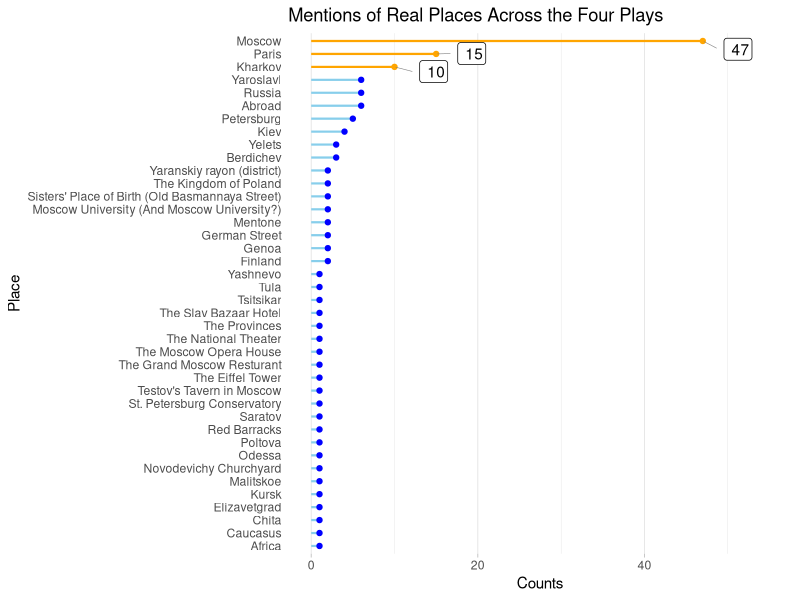
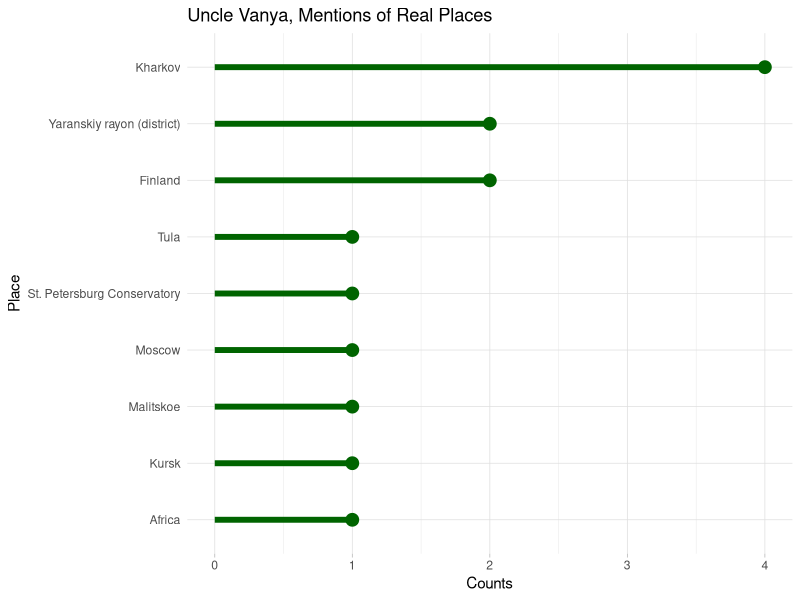
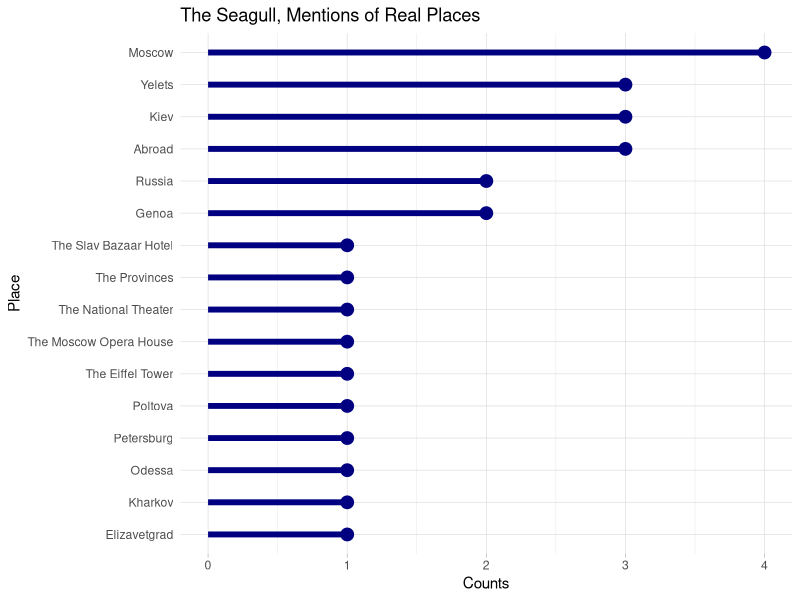
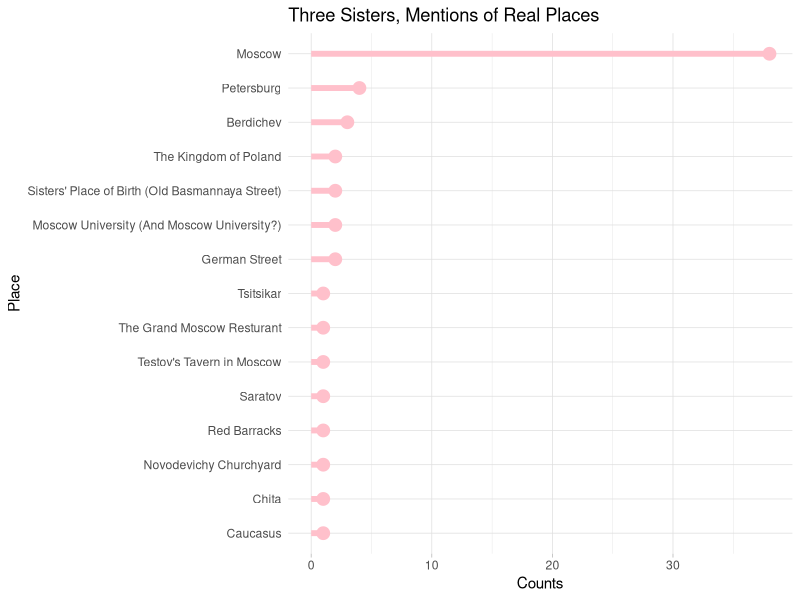
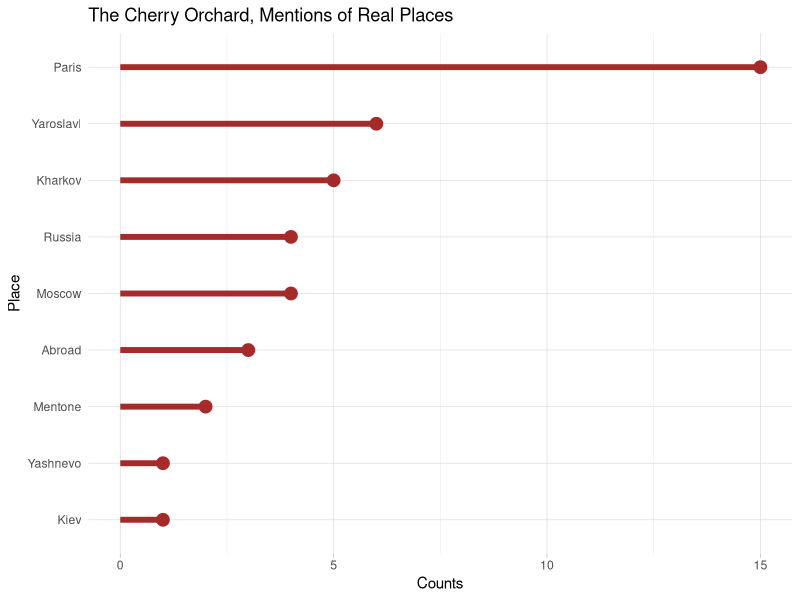
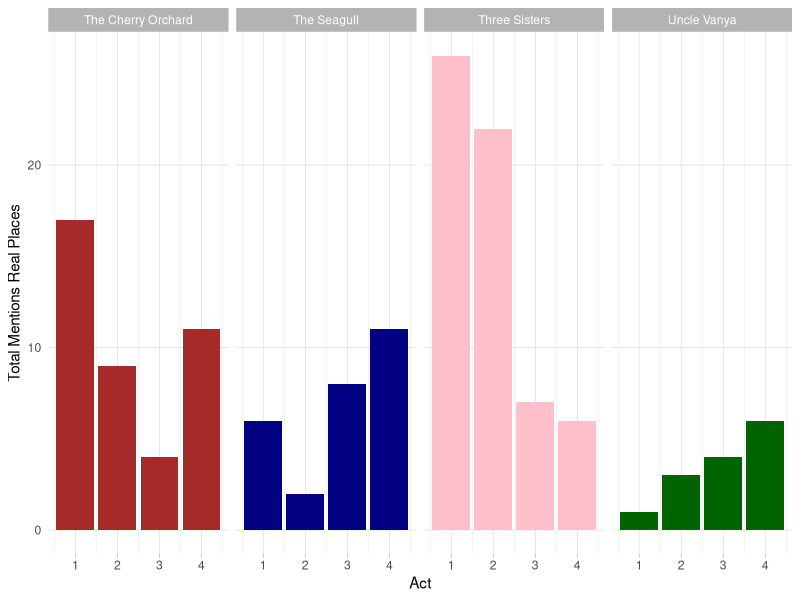

These charts were generated, in order, by the following R code:
## ---- chunk 1
knitr::opts_chunk$set(echo = FALSE, error = FALSE, message = FALSE, warning = FALSE)

# Load libraries
library(tidyverse)
library(ggplot2)
library(readr)
library(stringr)
library(scales)
library(knitr)
library(kableExtra)
library(ggrepel)
## ---- chunk 2

# Load data

counts_real <- read_csv("counts_real_places.csv") %>%
  mutate(period = case_when(
    act == "Act I" ~ 1,
    act == "Act II" ~ 2,
    act == "Act III" ~ 3,
    act == "Act IV" ~ 4
  ))

## ---- chunk 3

# Summarize data across the four plays

counts_total <- counts_real %>%
  group_by(object) %>%
  summarise(total = sum(mentions)) %>%
  ungroup() 

# Reorder

counts_total <-counts_total[order(counts_total$total), ] 
counts_total$object <- factor(counts_total$object, levels = counts_total$object)

# Graph

counts_total %>%
  ggplot(aes(x = reorder(object, -total), y = total, label = total)) +
  geom_segment(aes(x = object, 
                   xend = object,
                   y = 0,
                   yend = total),
                   color = ifelse(counts_total$object %in% 
                                c("Moscow","Kharkov", "Paris"), "orange", "skyblue"),
                   size = .75) +
  geom_point(color = ifelse(counts_total$object %in% 
                              c("Moscow","Kharkov", "Paris"), "orange", "blue")) + 
  geom_label_repel(data = subset(counts_total, total > 9),
                   segment.size  = 0.2,
                   segment.color = "grey50",
                   nudge_y       = 5,
                  # direction     = "x",
                   hjust = 1) + 
  labs(title = "Mentions of Real Places Across the Four Plays") + 
  xlab("Place") +
  ylab("Counts") +
  theme_light() +
  ylim(0,55) +
  coord_flip() +
  theme(
    panel.grid.major.y = element_blank(),
    panel.border = element_blank(),
    axis.ticks.y = element_blank()) 

## ---- chunk 4
#Uncle Vanya 

counts_real_vanya<- counts_real %>%
  filter(play == "Uncle Vanya") %>%
  group_by(object) %>%
  summarize(total = sum(mentions)) %>%
  ungroup()

# Reorder

counts_real_vanya <-counts_real_vanya[order(counts_real_vanya$total), ] 
counts_real_vanya$object <- factor(counts_real_vanya$object, levels = counts_real_vanya$object)

counts_real_vanya %>%
  ggplot(aes(x = reorder(object, -total), y = total)) + 
  geom_segment(aes(x = object, 
                   xend = object,
                   y = 0,
                   yend = total),
               color = "darkgreen",
               size = 2) +
  geom_point(color = "darkgreen", size = 4) + 
  xlab("Place") +
  ylab("Counts") + 
  labs(title = "Uncle Vanya, Mentions of Real Places") +
  ylim(0,4) +
  theme_light() +
  coord_flip() + 
  theme(
    panel.grid.minor.y = element_blank(),
    panel.border = element_blank(),
    axis.ticks.y = element_blank())
  

## ---- chunk 5

v_1 <- counts_real %>%
  filter(play == "Uncle Vanya", act == "Act I") %>%
  select(-period, -play)
  

v_2 <- counts_real %>%
  filter(play == "Uncle Vanya", act == "Act II") %>%
  select(-period, -play)

v_3 <- counts_real %>% 
  filter(play == "Uncle Vanya", act == "Act III") %>%
  select(-period, -play)

v_4 <- counts_real %>%
  filter(play == "Uncle Vanya", act == "Act IV") %>%
  select(-period, -play)
  

rbind(v_1,v_2,v_3,v_4) %>%
  select(-act) %>%
  kable(col.names = 
          c("Place", "Mentions"),
            caption = "Place Mentions by Act, Uncle Vanya") %>%
  kable_styling(bootstrap_options = c("striped", "condensed")) %>%
  group_rows("Act I", 1,1) %>%
  group_rows("Act II", 2, 4) %>%
  group_rows("Act III", 5,7) %>%
  group_rows("Act IV", 8,11)


 

## ---- chunk 6

#Seagull

counts_real_gull<- counts_real %>%
  filter(play == "The Seagull") %>%
  group_by(object) %>%
  summarize(total = sum(mentions)) %>%
  ungroup()

# Reorder

counts_real_gull <-counts_real_gull[order(counts_real_gull$total), ] 
counts_real_gull$object <- factor(counts_real_gull$object, levels = counts_real_gull$object)

counts_real_gull %>%
  ggplot(aes(x = reorder(object, -total), y = total)) + 
  geom_segment(aes(x = object, 
                   xend = object,
                   y = 0,
                   yend = total),
               color = "navy",
               size = 2) +
  geom_point(color = "navy", size = 4) + 
  xlab("Place") +
  ylab("Counts") + 
  labs(title = "The Seagull, Mentions of Real Places") +
  #ylim(0,4) +
  theme_light() +
  coord_flip() + 
  theme(
    panel.grid.minor.y = element_blank(),
    panel.border = element_blank(),
    axis.ticks.y = element_blank())

## ---- chunk 7

gull_1 <- counts_real %>%
  filter(play == "The Seagull", act == "Act I") %>%
  select(-period, -play)
  

gull_2 <- counts_real %>%
  filter(play == "The Seagull", act == "Act II") %>%
  select(-period, -play)

gull_3 <- counts_real %>% 
  filter(play == "The Seagull", act == "Act III") %>%
  select(-period, -play)

gull_4 <- counts_real %>%
  filter(play == "The Seagull", act == "Act IV") %>%
  select(-period, -play)
  

rbind(gull_1,gull_2,gull_3,gull_4) %>%
  select(-act) %>%
  kable(col.names = 
          c("Place", "Mentions"),
            caption = "Place Mentions by Act, The Seagull") %>%
  kable_styling(bootstrap_options = c("striped", "condensed")) %>%
  group_rows("Act I", 1,5) %>%
  group_rows("Act II", 6, 7) %>%
  group_rows("Act III", 8,14) %>%
  group_rows("Act IV", 15,21)

## ---- chunk 8

#Sisters

counts_real_sis<- counts_real %>%
  filter(play == "Three Sisters") %>%
  group_by(object) %>%
  summarize(total = sum(mentions)) %>%
  ungroup()

# Reorder

counts_real_sis <-counts_real_sis[order(counts_real_sis$total), ] 
counts_real_sis$object <- factor(counts_real_sis$object, levels = counts_real_sis$object)

counts_real_sis %>%
  ggplot(aes(x = reorder(object, -total), y = total)) + 
  geom_segment(aes(x = object, 
                   xend = object,
                   y = 0,
                   yend = total),
               color = "pink",
               size = 2) +
  geom_point(color = "pink", size = 4) + 
  xlab("Place") +
  ylab("Counts") + 
  labs(title = "Three Sisters, Mentions of Real Places") +
  #ylim(0,4) +
  theme_light() +
  coord_flip() + 
  theme(
    panel.grid.minor.y = element_blank(),
    panel.border = element_blank(),
    axis.ticks.y = element_blank())

## ---- chunk 9


counts_real %>%
  filter(play == "Three Sisters") %>%
  select(-act, -period, -play) %>%
  kable(col.names = 
          c("Place", "Mentions"),
            caption = "Place Mentions by Act, Three Sisters") %>%
  kable_styling(bootstrap_options = c("striped", "condensed")) %>%
  group_rows("Act I", 1,6) %>%
  group_rows("Act II", 7, 14) %>%
  group_rows("Act III", 15,17) %>%
  group_rows("Act IV", 18,20)

## ---- chunk 10

#Cherry Orchard

counts_real_co<- counts_real %>%
  filter(play == "The Cherry Orchard") %>%
  group_by(object) %>%
  summarize(total = sum(mentions)) %>%
  ungroup()

# Reorder

counts_real_co <-counts_real_co[order(counts_real_co$total), ] 
counts_real_co$object <- factor(counts_real_co$object, levels = counts_real_co$object)

counts_real_co %>%
  ggplot(aes(x = reorder(object, -total), y = total)) + 
  geom_segment(aes(x = object, 
                   xend = object,
                   y = 0,
                   yend = total),
               color = "brown",
               size = 2) +
  geom_point(color = "brown", size = 4) + 
  xlab("Place") +
  ylab("Counts") + 
  labs(title = "The Cherry Orchard, Mentions of Real Places") +
  #ylim(0,4) +
  theme_light() +
  coord_flip() + 
  theme(
    panel.grid.minor.y = element_blank(),
    panel.border = element_blank(),
    axis.ticks.y = element_blank())

## ---- chunk 11

counts_real %>%
  filter(play == "The Cherry Orchard") %>%
  select(-act, -period, -play) %>%
  kable(col.names = 
          c("Place", "Mentions"),
            caption = "Place Mentions by Act, The Cherry Orchard") %>%
  kable_styling(bootstrap_options = c("striped", "condensed")) %>%
  group_rows("Act I", 1,7) %>%
  group_rows("Act II", 8, 12) %>%
  group_rows("Act III", 13,14) %>%
  group_rows("Act IV", 15,20)


## ---- chunk 12

counts_real %>%
  group_by(period,play) %>%
  select(-act, -object) %>%
  summarise(total = sum(mentions)) %>% 
  ggplot(aes(x = period, y = total, fill = play)) +
  geom_col() + 
  facet_wrap(~play, nrow = 1, ncol = 4) + 
  xlab("Act") +
  ylab("Total Mentions Real Places") +
    theme_light() +
  theme(
    legend.position = "none",
    panel.grid.minor.y = element_blank(),
    panel.border = element_blank(),
    axis.ticks.y = element_blank()) +
    scale_fill_manual(values = c("brown", "navy", "pink", "darkgreen"))
  
  

## ---- chunk 13

# counts_real %>%
#   select(-act, -period) %>%
#   group_by(object, play) %>%
#   summarize(mentions_per_play = sum(mentions)) %>% 
#   spread(play, mentions_per_play) %>%
#   write.csv("/Users/MLupion/Desktop/Chekhov_Network_2.csv", row.names = FALSE)
